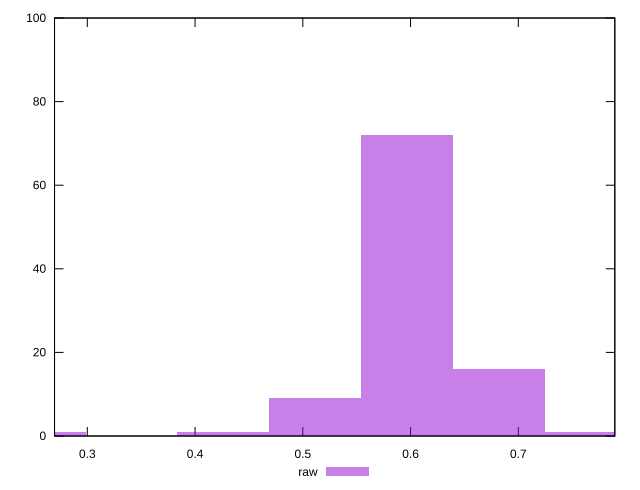

Here is the gnuplot script that generated this plot:
reset

$raw <<EOF
0.5115475731906517 9
0.5968055020557603 72
0.682063430920869 16
0.25577378659532585 1
0.7673213597859776 1
0.4262896443255431 1
EOF

set key outside below
set boxwidth 0.08525792886510862
set xrange [0.26958310732739305:0.7895638572602022]
set yrange [0:100]
set trange [0:100]
set style fill transparent solid 0.5 noborder
set terminal svg size 640, 490 enhanced background rgb 'white'
set output "reports/report_00028_2021-02-24T12-49-42.674Z/meta/pScore/samples/music/raw/histogram.svg"

plot $raw title "raw" with boxes

reset
